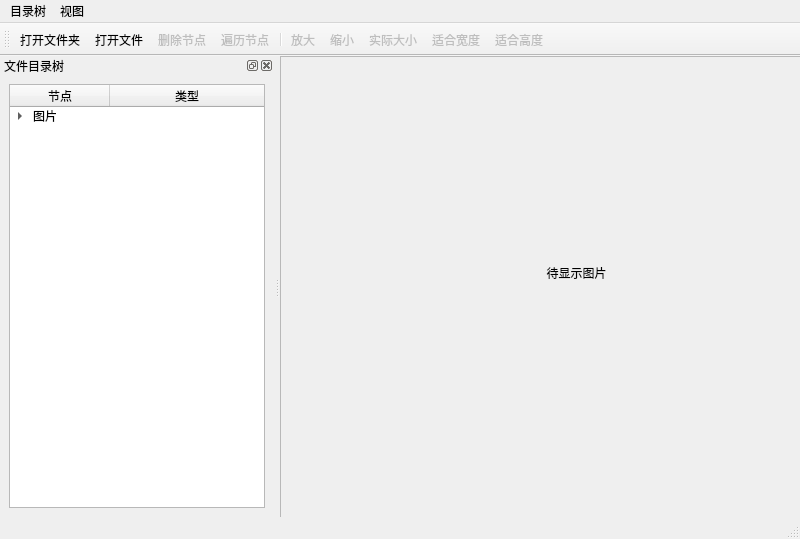
<?xml version="1.0" encoding="UTF-8"?>
<ui version="4.0">
 <class>MainWindow</class>
 <widget class="QMainWindow" name="MainWindow">
  <property name="geometry">
   <rect>
    <x>0</x>
    <y>0</y>
    <width>800</width>
    <height>539</height>
   </rect>
  </property>
  <property name="windowTitle">
   <string>MainWindow</string>
  </property>
  <widget class="QWidget" name="centralwidget">
   <widget class="QScrollArea" name="scrollArea">
    <property name="geometry">
     <rect>
      <x>0</x>
      <y>0</y>
      <width>601</width>
      <height>481</height>
     </rect>
    </property>
    <property name="widgetResizable">
     <bool>true</bool>
    </property>
    <widget class="QWidget" name="scrollAreaWidgetContents">
     <property name="geometry">
      <rect>
       <x>0</x>
       <y>0</y>
       <width>599</width>
       <height>479</height>
      </rect>
     </property>
     <widget class="QLabel" name="label">
      <property name="geometry">
       <rect>
        <x>0</x>
        <y>10</y>
        <width>591</width>
        <height>411</height>
       </rect>
      </property>
      <property name="layoutDirection">
       <enum>Qt::LeftToRight</enum>
      </property>
      <property name="text">
       <string>待显示图片</string>
      </property>
      <property name="alignment">
       <set>Qt::AlignCenter</set>
      </property>
     </widget>
    </widget>
   </widget>
  </widget>
  <widget class="QToolBar" name="toolBar">
   <property name="contextMenuPolicy">
    <enum>Qt::ActionsContextMenu</enum>
   </property>
   <property name="windowTitle">
    <string>toolBar</string>
   </property>
   <property name="inputMethodHints">
    <set>Qt::ImhNone</set>
   </property>
   <property name="toolButtonStyle">
    <enum>Qt::ToolButtonTextUnderIcon</enum>
   </property>
   <attribute name="toolBarArea">
    <enum>TopToolBarArea</enum>
   </attribute>
   <attribute name="toolBarBreak">
    <bool>false</bool>
   </attribute>
   <addaction name="action_OpenFolder"/>
   <addaction name="action_OpenFile"/>
   <addaction name="action_Delete"/>
   <addaction name="action_Ergodic"/>
   <addaction name="separator"/>
   <addaction name="action_Enlarge"/>
   <addaction name="action_Narrow"/>
   <addaction name="action_Actual"/>
   <addaction name="action_SuitableWidth"/>
   <addaction name="action_SuitableHeight"/>
  </widget>
  <widget class="QDockWidget" name="dockWidget_3">
   <property name="toolTip">
    <string>&lt;html&gt;&lt;head/&gt;&lt;body&gt;&lt;p&gt;&lt;br/&gt;&lt;/p&gt;&lt;/body&gt;&lt;/html&gt;</string>
   </property>
   <property name="whatsThis">
    <string>&lt;html&gt;&lt;head/&gt;&lt;body&gt;&lt;p&gt;&lt;br/&gt;&lt;/p&gt;&lt;/body&gt;&lt;/html&gt;</string>
   </property>
   <property name="windowTitle">
    <string>文件目录树</string>
   </property>
   <attribute name="dockWidgetArea">
    <number>1</number>
   </attribute>
   <widget class="QWidget" name="dockWidgetContents_3">
    <layout class="QVBoxLayout" name="verticalLayout">
     <item>
      <widget class="QTreeWidget" name="treeWidget">
       <column>
        <property name="text">
         <string>节点</string>
        </property>
        <property name="textAlignment">
         <set>AlignCenter</set>
        </property>
       </column>
       <column>
        <property name="text">
         <string>类型</string>
        </property>
        <property name="textAlignment">
         <set>AlignCenter</set>
        </property>
       </column>
       <item>
        <property name="text">
         <string>图片</string>
        </property>
        <property name="icon">
         <iconset resource="icons.qrc">
          <normaloff>:/icons/icons/folder1.bmp</normaloff>:/icons/icons/folder1.bmp</iconset>
        </property>
        <property name="text">
         <string/>
        </property>
        <item>
         <property name="text">
          <string>分组1</string>
         </property>
         <property name="text">
          <string/>
         </property>
         <item>
          <property name="text">
           <string>图片</string>
          </property>
          <property name="icon">
           <iconset resource="icons.qrc">
            <normaloff>:/icons/icons/31.ico</normaloff>:/icons/icons/31.ico</iconset>
          </property>
         </item>
        </item>
        <item>
         <property name="text">
          <string>分组2</string>
         </property>
         <property name="text">
          <string/>
         </property>
         <item>
          <property name="text">
           <string>图片</string>
          </property>
          <property name="icon">
           <iconset resource="icons.qrc">
            <normaloff>:/icons/icons/31.ico</normaloff>:/icons/icons/31.ico</iconset>
          </property>
          <property name="text">
           <string/>
          </property>
         </item>
        </item>
       </item>
      </widget>
     </item>
    </layout>
   </widget>
  </widget>
  <widget class="QMenuBar" name="menuBar">
   <property name="geometry">
    <rect>
     <x>0</x>
     <y>0</y>
     <width>800</width>
     <height>29</height>
    </rect>
   </property>
   <widget class="QMenu" name="menu_1">
    <property name="title">
     <string>目录树</string>
    </property>
    <addaction name="action_OpenFolder"/>
    <addaction name="action_OpenFile"/>
    <addaction name="action_Delete"/>
    <addaction name="action_Ergodic"/>
    <addaction name="separator"/>
    <addaction name="action_Exit"/>
   </widget>
   <widget class="QMenu" name="menu_2">
    <property name="title">
     <string>视图</string>
    </property>
    <addaction name="action_Enlarge"/>
    <addaction name="action_Narrow"/>
    <addaction name="action_Actual"/>
    <addaction name="action_SuitableWidth"/>
    <addaction name="action_SuitableHeight"/>
   </widget>
   <addaction name="menu_1"/>
   <addaction name="menu_2"/>
  </widget>
  <widget class="QStatusBar" name="statusBar"/>
  <action name="action_OpenFolder">
   <property name="icon">
    <iconset resource="icons.qrc">
     <normaloff>:/icons/icons/folder1.bmp</normaloff>:/icons/icons/folder1.bmp</iconset>
   </property>
   <property name="text">
    <string>打开文件夹</string>
   </property>
  </action>
  <action name="action_OpenFile">
   <property name="icon">
    <iconset resource="icons.qrc">
     <normaloff>:/icons/icons/Documents.ico</normaloff>:/icons/icons/Documents.ico</iconset>
   </property>
   <property name="text">
    <string>打开文件</string>
   </property>
  </action>
  <action name="action_Delete">
   <property name="enabled">
    <bool>false</bool>
   </property>
   <property name="icon">
    <iconset resource="icons.qrc">
     <normaloff>:/icons/icons/delete1.bmp</normaloff>:/icons/icons/delete1.bmp</iconset>
   </property>
   <property name="text">
    <string>删除节点</string>
   </property>
  </action>
  <action name="action_Ergodic">
   <property name="enabled">
    <bool>false</bool>
   </property>
   <property name="icon">
    <iconset resource="icons.qrc">
     <normaloff>:/icons/icons/export1.bmp</normaloff>:/icons/icons/export1.bmp</iconset>
   </property>
   <property name="text">
    <string>遍历节点</string>
   </property>
  </action>
  <action name="action_Enlarge">
   <property name="enabled">
    <bool>false</bool>
   </property>
   <property name="icon">
    <iconset resource="icons.qrc">
     <normaloff>:/icons/icons/418.bmp</normaloff>:/icons/icons/418.bmp</iconset>
   </property>
   <property name="text">
    <string>放大</string>
   </property>
  </action>
  <action name="action_Narrow">
   <property name="enabled">
    <bool>false</bool>
   </property>
   <property name="icon">
    <iconset resource="icons.qrc">
     <normaloff>:/icons/icons/416.bmp</normaloff>:/icons/icons/416.bmp</iconset>
   </property>
   <property name="text">
    <string>缩小</string>
   </property>
  </action>
  <action name="action_Actual">
   <property name="enabled">
    <bool>false</bool>
   </property>
   <property name="icon">
    <iconset resource="icons.qrc">
     <normaloff>:/icons/icons/414.bmp</normaloff>:/icons/icons/414.bmp</iconset>
   </property>
   <property name="text">
    <string>实际大小</string>
   </property>
  </action>
  <action name="action_SuitableWidth">
   <property name="enabled">
    <bool>false</bool>
   </property>
   <property name="icon">
    <iconset resource="icons.qrc">
     <normaloff>:/icons/icons/15.ico</normaloff>:/icons/icons/15.ico</iconset>
   </property>
   <property name="text">
    <string>适合宽度</string>
   </property>
  </action>
  <action name="action_SuitableHeight">
   <property name="enabled">
    <bool>false</bool>
   </property>
   <property name="icon">
    <iconset resource="icons.qrc">
     <normaloff>:/icons/icons/426.bmp</normaloff>:/icons/icons/426.bmp</iconset>
   </property>
   <property name="text">
    <string>适合高度</string>
   </property>
  </action>
  <action name="action_Exit">
   <property name="icon">
    <iconset resource="icons.qrc">
     <normaloff>:/icons/icons/exit.bmp</normaloff>:/icons/icons/exit.bmp</iconset>
   </property>
   <property name="text">
    <string>退出</string>
   </property>
  </action>
 </widget>
 <resources>
  <include location="icons.qrc"/>
 </resources>
 <connections/>
</ui>
